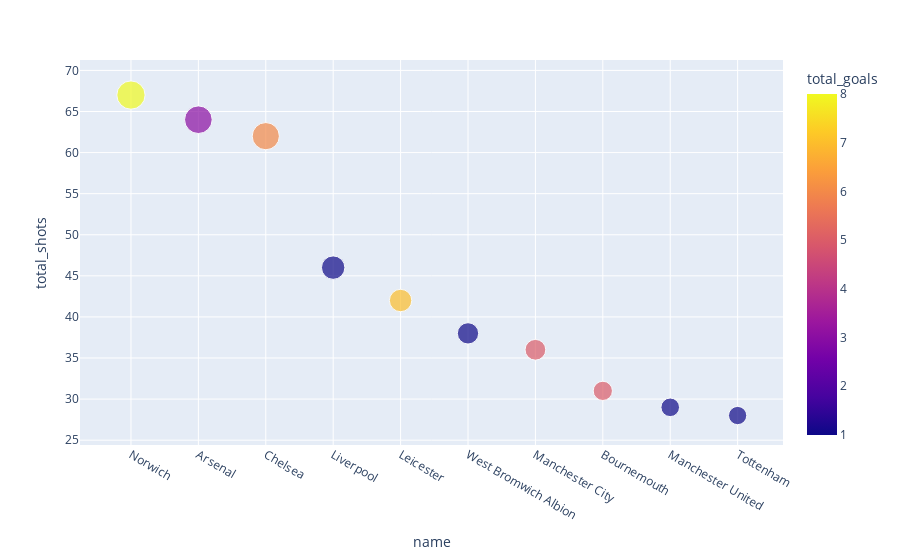

Notebook code cell kept with this figure:
### Code cell
import plotly.express as px
fig = px.scatter(df_read4, x="name", y="total_shots", color="total_goals",
                 size='total_shots', hover_data=['total_goals'])
fig.show()

### Figure 1 — Plotly figure (JSON) as saved in the notebook; plotly's stock layout.template omitted (floating-point values rounded to 4 significant figures)
{"data": [{"customdata": [[8], [3], [6], [1], [7], [1], [5], [5], [1], [1]], "hovertemplate": "name=%{x}<br>total_shots=%{marker.size}<br>total_goals=%{marker.color}<extra></extra>", "legendgroup": "", "marker": {"color": [8, 3, 6, 1, 7, 1, 5, 5, 1, 1], "coloraxis": "coloraxis", "size": [67, 64, 62, 46, 42, 38, 36, 31, 29, 28], "sizemode": "area", "sizeref": 0.1675, "symbol": "circle"}, "mode": "markers", "name": "", "orientation": "v", "showlegend": false, "type": "scatter", "x": ["Norwich", "Arsenal", "Chelsea", "Liverpool", "Leicester", "West Bromwich Albion", "Manchester City", "Bournemouth", "Manchester United", "Tottenham"], "xaxis": "x", "y": [67, 64, 62, 46, 42, 38, 36, 31, 29, 28], "yaxis": "y"}], "layout": {"coloraxis": {"colorbar": {"title": {"text": "total_goals"}}, "colorscale": [[0, "#0d0887"], [0.1111, "#46039f"], [0.2222, "#7201a8"], [0.3333, "#9c179e"], [0.4444, "#bd3786"], [0.5556, "#d8576b"], [0.6667, "#ed7953"], [0.7778, "#fb9f3a"], [0.8889, "#fdca26"], [1, "#f0f921"]]}, "legend": {"itemsizing": "constant", "tracegroupgap": 0}, "margin": {"t": 60}, "xaxis": {"anchor": "y", "domain": [0, 1], "title": {"text": "name"}}, "yaxis": {"anchor": "x", "domain": [0, 1], "title": {"text": "total_shots"}}}}
